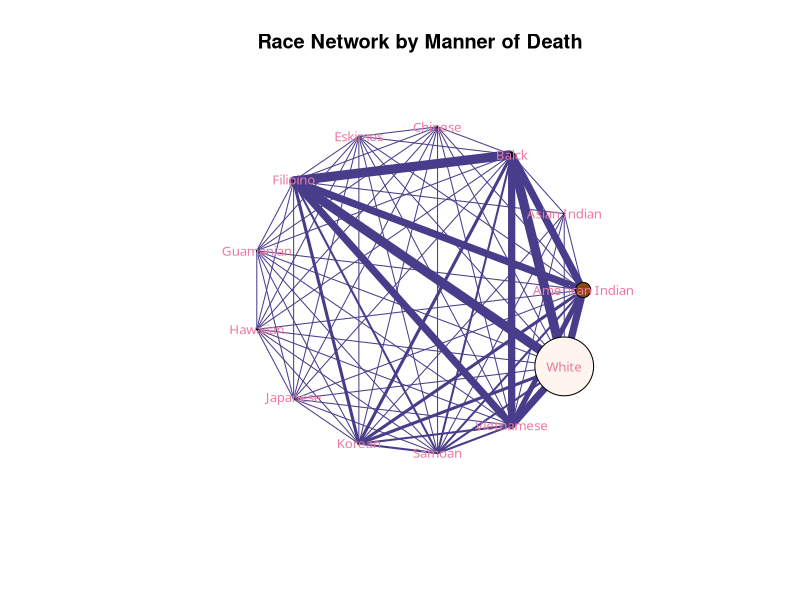

This chart was generated by the following R code:
# load the required packages
library(readr)
library(dplyr)
library(tidytext)
library(igraph)

# Load the data in the data frame
Death_records = read_csv("Deaths_in_US_2014.csv")

# Calculating the size of the node
Race_Size = Death_records %>% group_by(Race) %>% summarise(Size = n()) 

# creating the adjacency list
Race_unigram = Death_records %>% group_by(Race) %>% summarise(MannerOfDeath=paste(MannerOfDeath,collapse=" "))
Race_unigram = Race_unigram %>% unnest_tokens(tokens, MannerOfDeath, to_lower = TRUE)
Race_unigram = unique(Race_unigram)

create_adj_list = function(df){
  # Input: a dataframe with a column "tokens"
  # Output: all possible 2-combinations (sorted) of the unique tokens
  unique_tokens = unique(df$Race)
  adj_list = data.frame()
  if(length(unique_tokens) >= 2) {
    all_combins = t(combn(unique_tokens, 2))
    all_combins = t(apply(all_combins, 1, sort))
    adj_list = data.frame(all_combins, stringsAsFactors = FALSE)
  }
  return(adj_list)
}
adj_list = Race_unigram %>% group_by(tokens) %>% do(create_adj_list(.))

# creatig weighted adjacency list
adj_list_weighted = data.frame(adj_list) %>% group_by(X1, X2) %>% summarise(weight = n())

# Creating the weighted graph
Race_graph_weighted = graph.data.frame(adj_list_weighted[, c("X1", "X2")], directed = FALSE)
E(Race_graph_weighted)$weight = adj_list_weighted$weight

# Giving color to the nodes on the basis of race
V(Race_graph_weighted)$color <- ifelse(V(Race_graph_weighted)$name == "American Indian", "saddlebrown", 
                                       ifelse(V(Race_graph_weighted)$name == "Asian Indian","brown",
                                              ifelse(V(Race_graph_weighted)$name == "Balck", "black",
                                                     ifelse(V(Race_graph_weighted)$name == "Chinese", "gray",
                                                            ifelse(V(Race_graph_weighted)$name =="Eskimos", "yellow",
                                                                   ifelse(V(Race_graph_weighted)$name == "Filipino", "blue",
                                                                          ifelse(V(Race_graph_weighted)$name =="Guamanian","orange",
                                                                                 ifelse(V(Race_graph_weighted)$name =="Hawaiian","pink",
                                                                                        ifelse(V(Race_graph_weighted)$name =="Japanese","seagreen3",
                                                                                               ifelse(V(Race_graph_weighted)$name =="Korean","thistle2",
                                                                                                      ifelse(V(Race_graph_weighted)$name =="Samoan","yellow3",
                                                                                                             ifelse(V(Race_graph_weighted)$name =="Vietnamese","purple3","seashell1"))))))))))))

# Plot the weighted graph
plot(Race_graph_weighted,layout=layout.circle,  edge.arrow.size=.7,
     edge.width=E(Race_graph_weighted)$weight,vertex.size=Race_Size$Size/100,
     edge.color="darkslateblue", vertex.color=V(Race_graph_weighted)$color, vertex.label.family="Arial Black",
     frame = 'TRUE',main = "Race Network by Manner of Death",
     vertex.label.font=1, vertex.label.cex=.8,vertex.label.color = 'palevioletred2')
#plot(simplify(state_graph_weighted))
